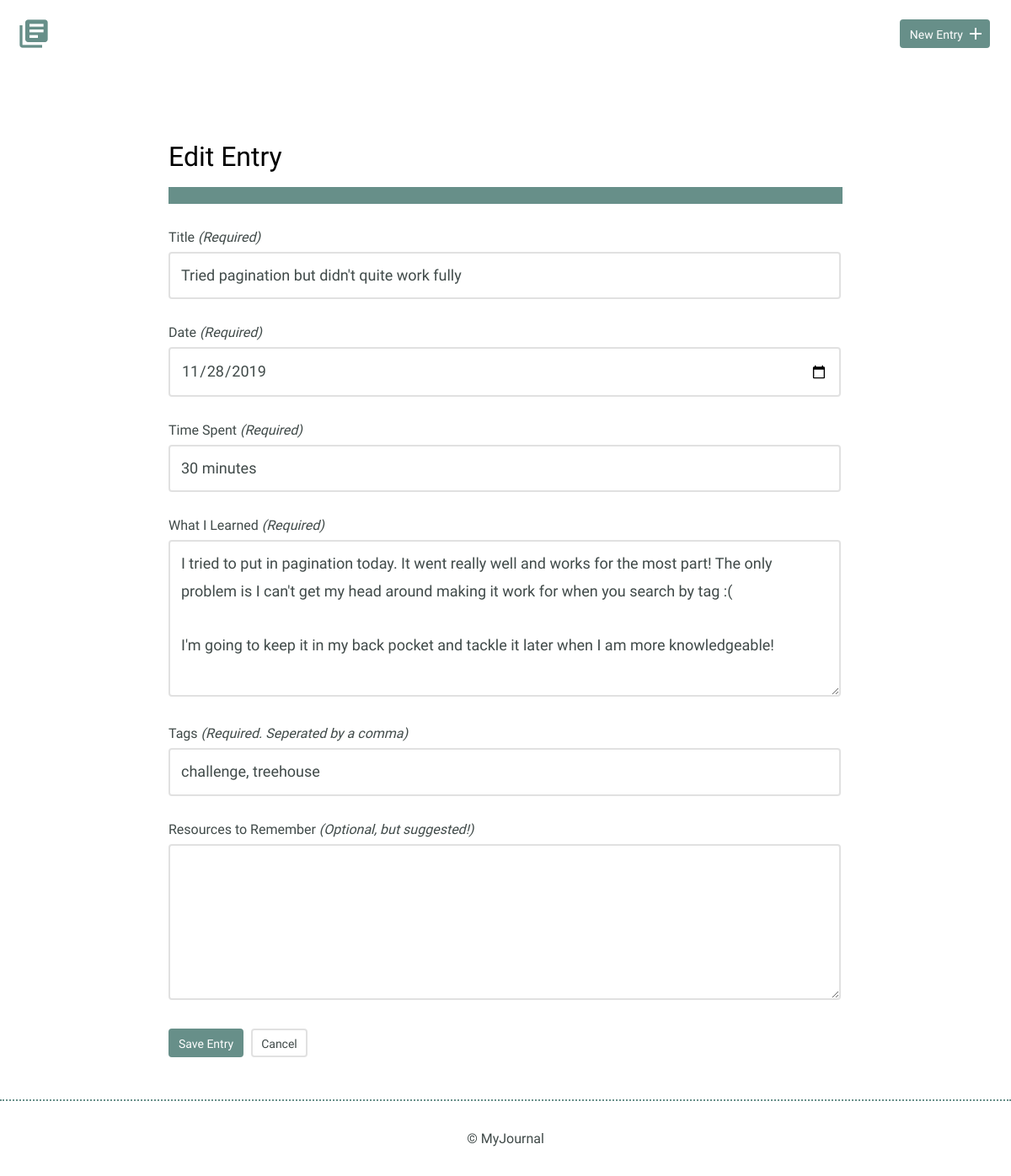
Page /entry.php?id=7 on the committed database.
### tables this page shows
CREATE TABLE "entries" (
	"id"	INTEGER,
	"title"	TEXT,
	"date"	TEXT,
	"time_spent"	INTEGER,
	"learned"	BLOB,
	"resources"	BLOB,
	"tags"	BLOB,
	PRIMARY KEY("id")
);

### entry.php (the view, shortened to what this page needs)
<?php
include('./inc/functions.php');
$id = $title = $date = $time_spent = $learned = $resources = $tags = $error_message ="";
$date = date('Y-m-d');
if (isset($_GET['id'])){
  $id = filter_input(INPUT_GET,'id',FILTER_SANITIZE_NUMBER_INT);
  $results = $db->prepare('SELECT * FROM entries WHERE id=?');
  $results->bindParam(1, $id,PDO::PARAM_INT);
  $results->execute();
  $entry = $results->fetch(PDO::FETCH_ASSOC);
  $title=$entry['title'];
  $date=$entry['date'];
  $time_spent=$entry['time_spent'];
  $learned=$entry['learned'];
  $tags=$entry['tags'];
  $resources=$entry['resources'];
}
include('./inc/header.php');
?>
<section>
  <div class="container">
    <div class="entry">
      <h2><?php if(empty($id)){echo "New";} else {echo "Edit";} ?> Entry</h2>
      <div class="error_message">
        <p><?php echo $error_message; ?></p>
      </div>
      <form method="post">
        <label for="title"> Title <em>(Required)</em></label>
        <input id="title" type="text" name="title" value="<?= $title; ?>"><br>
        <label for="date">Date <em>(Required)</em></label>
        <input id="date" type="date" name="date" value="<?= $date; ?>"><br>
        <label for="time-spent">Time Spent <em>(Required)</em></label>
        <input id="time-spent" type="text" name="timeSpent" value="<?= $time_spent; ?>"><br>
        <label for="what-i-learned">What I Learned <em>(Required)</em></label>
        <textarea id="what-i-learned" rows="5" name="whatILearned"><?= $learned; ?></textarea>
        <label for="tags">Tags <em>(Required. Seperated by a comma)</em></label>
        <input id="tags" type="text" name="tags" value="<?= $tags; ?>"><br>
        <label for="resources-to-remember">Resources to Remember <em>(Optional, but suggested!)</em></label>
        <textarea id="resources-to-remember" rows="5" name="ResourcesToRemember"><?= $resources; ?></textarea>
        <input type="submit" value="<?php if(empty($id)){echo "Publish";} else {echo "Save";} ?> Entry" class="button">
        <a href="#" class="button button-secondary">Cancel</a>
      </form>
    </div>
  </div>
</section>
<?php
include('./inc/footer.php');
?>

### css/site.css (style rules this page uses)
body { font-size: 16px; color: #404a49; font-family: "Cousine", serif; font-weight: 400; }
.container { margin: 0 auto; padding: 0 25px; }
.button { padding: 8px 10px 6px 10px; background: #678f89; border: 2px solid #678f89; border-radius: 4px; text-decoration: none; color: #FFF; position: relative; text-align: center; font-size: 14px; }
.button.button-secondary { background: #FFF; border: 2px solid #e1e1e1; color: #404a49; }
h1, h2, h3 { margin: 0; font-weight: 400; line-height: 1em; color: #000; }
h2 { font-size: 32px; }
p { line-height: 1.8em; font-size: 18px; }
.entry { max-width: 800px; margin: 75px auto 0 auto; text-align: left; }
.entry p { margin-bottom: 40px; }
.entry .error_message p { background: #678f89; color: white; font-weight: 500; margin: 20px 0 30px; padding: 10px; }
form { margin-bottom: 50px; }
form label { display: block; margin-bottom: 8px; }
form input[type=text], form input[type=password], form input[type=date] { border: 2px solid #e1e1e1; font-size: 18px; line-height: 1.8em; padding: 10px 13px; margin-bottom: 30px; border-radius: 4px; width: calc(100% - 32px); }
form textarea { border: 2px solid #e1e1e1; font-size: 18px; line-height: 1.8em; padding: 10px 13px; margin-bottom: 30px; border-radius: 4px; width: calc(100% - 32px); }
input[type=submit] { margin-right: 5px; }

### rows in the picture
entries: title "Tried pagination but didn't quite work fully", date "11/28/2019", timeSpent "30 minutes", whatILearned "I tried to put in pagination today. It went really well and works for the most part! The only problem is I can't get my head around making it work for when you search by tag :( I'm going to keep it in my back pocket and tackle it later when I am more knowledgeable!", tags "challenge, treehouse"
